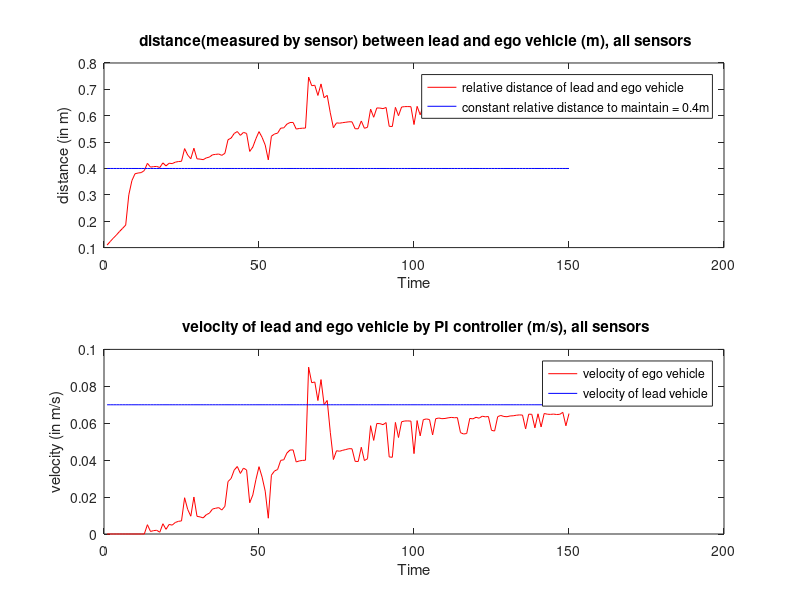
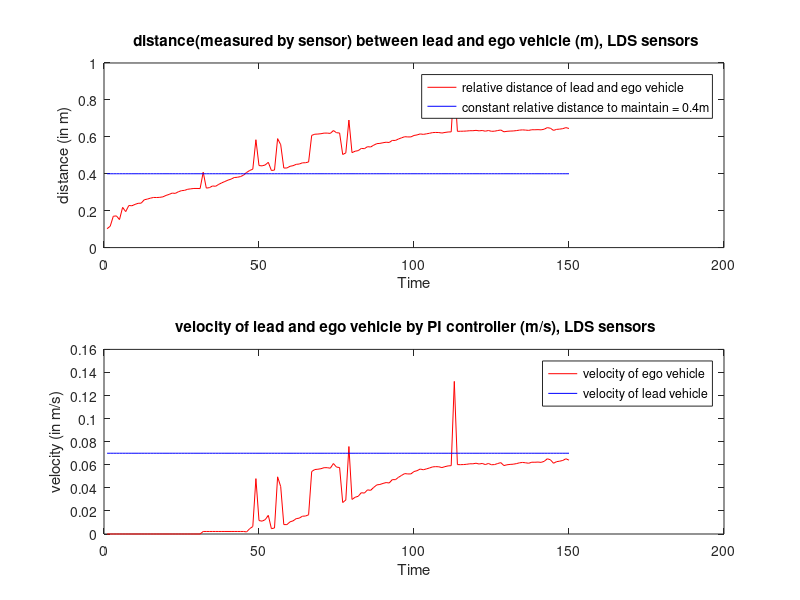
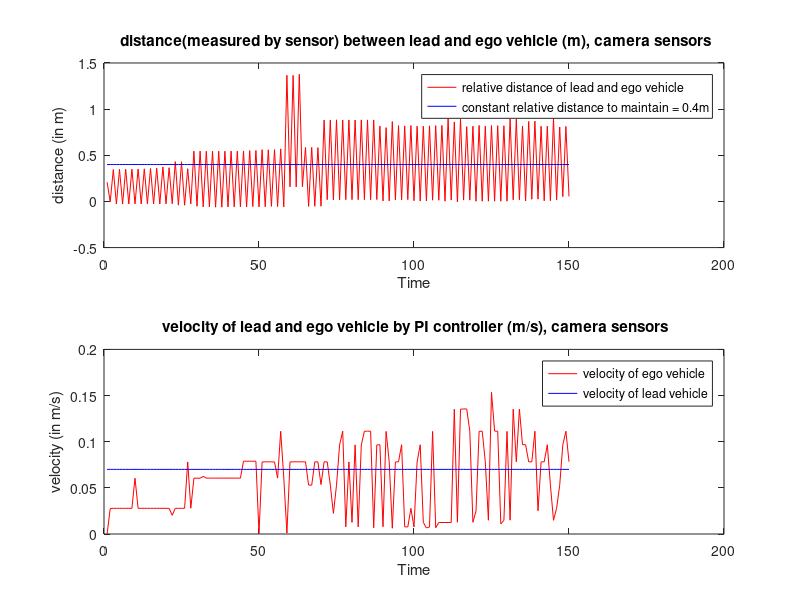

Here is the MATLAB script that generated these plots, in order: (Note: this script raises an error after producing the figures.)
%clear all, close all, clc

const_dist = 0.4;
%% loading data for constant velocity 0.07 m/s with PI controller, all sensors frame rate =5

ego_bot_vel_pt07_load = load('V_x_relsave_plot_all.mat');
ego_bot_vel_pt07 = ego_bot_vel_pt07_load.V_x_rel_save;
ego_bot_dist_pt07_load = load('x_relsave_plot_all.mat');
ego_bot_dist_pt07 = ego_bot_dist_pt07_load.x_rel_save(1,1:end);

%error_dist_pt07 = ego_bot_dist_pt07 - const_dist;

%%% plotting the data for constant velocity 0.07m/s %%%
indx_pt07 = 1:length(ego_bot_vel_pt07);
%zero_dist_plot = zeros(length(ego_bot_vel_pt07),1);
const_dist_plot = const_dist*ones(length(ego_bot_vel_pt07),1);
const_vel_plot = 0.07*ones(length(ego_bot_vel_pt07),1);

figure(1)
hold on
ax(1) = subplot(2,1,1);
plot(indx_pt07(1:150), ego_bot_dist_pt07(1:150), 'r', indx_pt07(1:150), const_dist_plot(1:150), 'b')
xlabel('Time')
ylabel('distance (in m)')
title(' distance(measured by sensor) between lead and ego vehicle (m), all sensors')
legend('relative distance of lead and ego vehicle', 'constant relative distance to maintain = 0.4m')
ax(2) = subplot(2,1,2);
plot(indx_pt07(1:150), ego_bot_vel_pt07(1:150), 'r', indx_pt07(1:150), const_vel_plot(1:150), 'b')
xlabel('Time')
ylabel('velocity (in m/s)')
title(' velocity of lead and ego vehicle by PI controller (m/s), all sensors')
legend('velocity of ego vehicle', 'velocity of lead vehicle')
hold off

%% loading data for constant velocity 0.07 m/s with PI controller, LDS sensors frame rate =5

ego_bot_vel_pt07_load = load('V_x_relsave_plot_LDS.mat');
ego_bot_vel_pt07 = ego_bot_vel_pt07_load.V_x_rel_save;
ego_bot_dist_pt07_load = load('x_relsave_plot_LDS.mat');
ego_bot_dist_pt07 = ego_bot_dist_pt07_load.x_rel_save(1,1:end);

%error_dist_pt07 = ego_bot_dist_pt07 - const_dist;

%%% plotting the data for constant velocity 0.07m/s %%%
indx_pt07 = 1:length(ego_bot_vel_pt07);
%zero_dist_plot = zeros(length(ego_bot_vel_pt07),1);
const_dist_plot = const_dist*ones(length(ego_bot_vel_pt07),1);
const_vel_plot = 0.07*ones(length(ego_bot_vel_pt07),1);

figure(2)
hold on
ax(1) = subplot(2,1,1);
plot(indx_pt07(1:150), ego_bot_dist_pt07(1:150), 'r', indx_pt07(1:150), const_dist_plot(1:150), 'b')
xlabel('Time')
ylabel('distance (in m)')
title(' distance(measured by sensor) between lead and ego vehicle (m), LDS sensors')
legend('relative distance of lead and ego vehicle', 'constant relative distance to maintain = 0.4m')
ax(2) = subplot(2,1,2);
plot(indx_pt07(1:150), ego_bot_vel_pt07(1:150), 'r', indx_pt07(1:150), const_vel_plot(1:150), 'b')
xlabel('Time')
ylabel('velocity (in m/s)')
title(' velocity of lead and ego vehicle by PI controller (m/s), LDS sensors')
legend('velocity of ego vehicle', 'velocity of lead vehicle')
hold off


%% loading data for constant velocity 0.07 m/s with PI controller, camera sensors frame rate =05

ego_bot_vel_pt07_load = load('V_x_relsave_plot_camera.mat');
ego_bot_vel_pt07 = ego_bot_vel_pt07_load.V_x_rel_save;
ego_bot_dist_pt07_load = load('x_relsave_plot_camera.mat');
ego_bot_dist_pt07 = ego_bot_dist_pt07_load.x_rel_save;

%error_dist_pt07 = ego_bot_dist_pt07 - const_dist;

%%% plotting the data for constant velocity 0.07m/s %%%
indx_pt07 = 1:length(ego_bot_vel_pt07);
%zero_dist_plot = zeros(length(ego_bot_vel_pt07),1);
const_dist_plot = const_dist*ones(length(ego_bot_vel_pt07),1);
const_vel_plot = 0.07*ones(length(ego_bot_vel_pt07),1);

figure(3)
hold on
ax(1) = subplot(2,1,1);
plot(indx_pt07(1:150), ego_bot_dist_pt07(1:150), 'r', indx_pt07(1:150), const_dist_plot(1:150), 'b')
xlabel('Time')
ylabel('distance (in m)')
title(' distance(measured by sensor) between lead and ego vehicle (m), camera sensors')
legend('relative distance of lead and ego vehicle', 'constant relative distance to maintain = 0.4m')
ax(2) = subplot(2,1,2);
plot(indx_pt07(1:150), ego_bot_vel_pt07(1:150), 'r', indx_pt07(1:150), const_vel_plot(1:150), 'b')
xlabel('Time')
ylabel('velocity (in m/s)')
title(' velocity of lead and ego vehicle by PI controller (m/s), camera sensors')
legend('velocity of ego vehicle', 'velocity of lead vehicle')
hold off

%% loading data for variable velocity with PI controller, all sensors frame rate =5

ego_bot_vel_pt07_load = load('step_V_x_relsave_plot.mat');
ego_bot_vel_pt07 = ego_bot_vel_pt07_load.V_x_rel_save;
ego_bot_dist_pt07_load = load('step_x_relsave_plot.mat');
ego_bot_dist_pt07 = ego_bot_dist_pt07_load.x_rel_save(1,1:end);

%error_dist_pt07 = ego_bot_dist_pt07 - const_dist;
lead_vel_vari = rosbag('test_rosbag_variable_vel.bag');
lead_vel_vari_select = select(lead_vel_vari,'Topic','/cmd_vel');
msgStructs = readMessages(lead_vel_vari_select,'DataFormat','struct');
lead_bot_vel_vari =[];
for i = 1:2:length(msgStructs)
    lead_bot_vel_vari = [lead_bot_vel_vari, msgStructs{i, 1}.Linear.X];
end

%const_dist_plot = const_dist*ones(length(ego_bot_dist_vari),1);
%const_vel_plot = 0.07*ones(length(lead_bot_vel_vari),1);
shift_arry_7_ele = 0.1*ones(1,39);
lead_bot_vel_vari = [shift_arry_7_ele, lead_bot_vel_vari(1:end-1)];
indx_pt07 = 1:length(lead_bot_vel_vari);


figure(4)
hold on
ax(1) = subplot(2,1,1);
plot(indx_pt07(1:135), ego_bot_dist_pt07(1:135), 'r', indx_pt07(1:135), const_dist_plot(1:135), 'b')
xlabel('Time')
ylabel('distance (in m)')
title(' distance(measured by sensor) between lead and ego vehicle (m), all sensors')
legend('relative distance of lead and ego vehicle', 'constant relative distance to maintain = 0.4m')
ax(2) = subplot(2,1,2);
plot(indx_pt07(1:135), ego_bot_vel_pt07(1:135), 'r', indx_pt07(1:135), lead_bot_vel_vari(1:135), 'b')
xlabel('Time')
ylabel('velocity (in m/s)')
title(' step velocity of lead and ego vehicle by PI controller (m/s), all sensors')
legend('velocity of ego vehicle', 'velocity of lead vehicle')
hold off